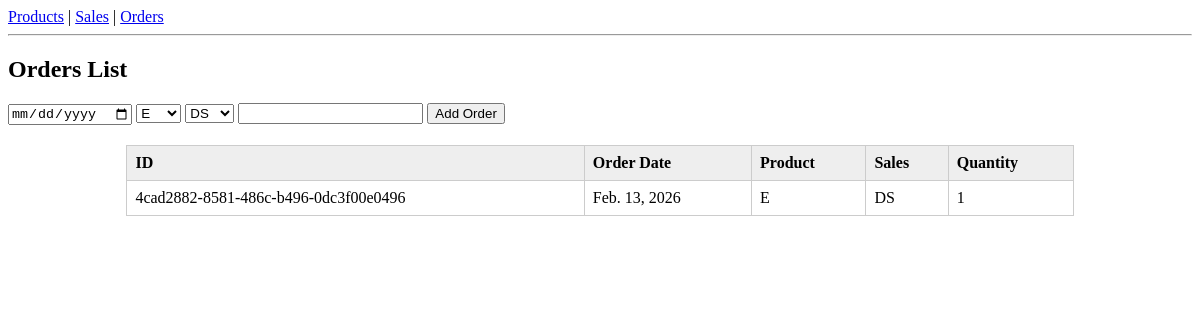
The app's page /order-page/, older data.
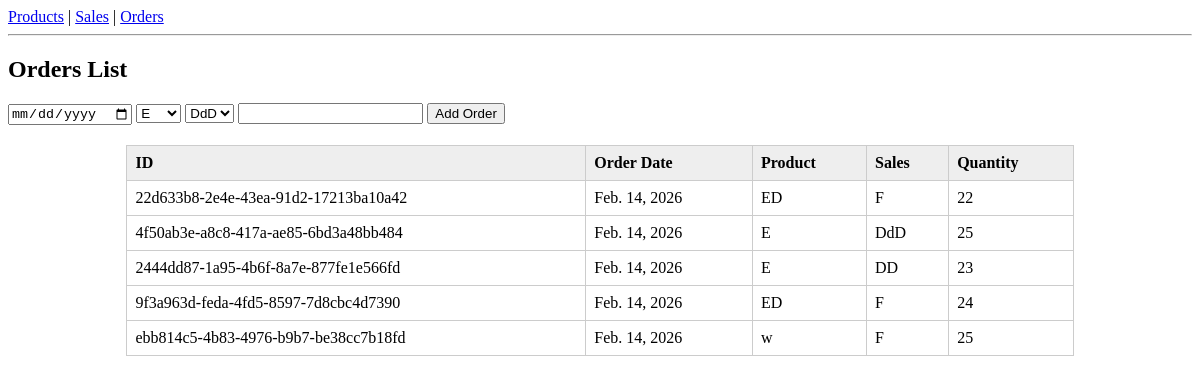
The same page, newer data.
### test1/models.py (models this page shows, shortened)
class Order(models.Model):
    id = models.UUIDField(primary_key=True, default=uuid.uuid4, editable=False, help_text='uuid')
    order_date = models.DateField()
    product = models.ForeignKey(
        Product, on_delete=models.PROTECT
    )
    sales = models.ForeignKey(
        Sales, on_delete=models.PROTECT
    )
    quantity = models.IntegerField()

class Product(models.Model):
    id = models.UUIDField(primary_key=True, default=uuid.uuid4, editable=False, help_text='uuid')
    name = models.CharField(max_length=100)
    price = models.DecimalField(max_digits=10, decimal_places=2)

class Sales(models.Model):
    id = models.UUIDField(primary_key=True, default=uuid.uuid4, editable=False, help_text='uuid')
    name = models.CharField(max_length=100)

### test1/views.py (the view)
# urls.py: path('order-page/',views.order_frontend ,name='orders-page'),
def order_frontend(request):
    orders = Order.objects.all()
    products = Product.objects.all()
    sales = Sales.objects.all()
    return render(request, "test1/orders.html",
                  {"orders": orders,
                   "products": products,
                   "sales": sales})

### test1/templates/test1/orders.html (shortened to what this page needs)
{% extends 'base.html' %}
{% block content %}
<h2>Orders List</h2>
<form id="orders-form">
    <input type="date" name="orders_date" required>
    <select name="product" id="product-select" required>
        {% for p in products %}
        <option value="{{ p.id }}">{{ p.name }}</option>
        {% endfor %}
    </select>
    <select name="sales" id="sales-select" required>
        {% for s in sales %}
        <option value="{{ s.id }}">{{ s.name }}</option>
        {% endfor %}
    </select>
    <input type="number" name="quantity" required>
    <button type="submit">Add Order</button>
</form>
<table id="orders-table">
    <thead>
        <tr>
            <th>ID</th>
            <th>Order Date</th>
            <th>Product</th>
            <th>Sales</th>
            <th>Quantity</th>
        </tr>
    </thead>
    <tbody>
        {% for o in orders %}
        <tr>
            <td>{{ o.id }}</td>
            <td>{{ o.order_date }}</td>
            <td>{{ o.product.name }}</td>
            <td>{{ o.sales.name }}</td>
            <td>{{ o.quantity }}</td>
        </tr>
        {% endfor %}
    </tbody>
</table>
{% endblock %}

### test1/templates/base.html (shortened to what this page needs)
<!DOCTYPE html>
<html lang="en">
<head>
</head>
<body>
<nav>
    <a href="{% url 'products-page' %}">Products</a> |
    <a href="{% url 'sales-page' %}">Sales</a> |
    <a href="{% url 'orders-page1' %}">Orders</a>
</nav>
<hr>
<div>
    {% block content %}
    {% endblock %}
</div>
</body>
</html>

### test1/templates/base.html (style rules this page uses)
table { border-collapse: collapse; width: 80%; margin: 20px auto; }
th, td { border: 1px solid #ccc; padding: 8px; text-align: left; }
th { background-color: #eee; }

Row changes from the older to the newer data that the page shows:
removed Order: id "4cad2882-8581-486c-b496-0dc3f00e0496", order_date "Feb. 13, 2026", product.name "E", sales.name "DS", quantity "1"
added Order: id "22d633b8-2e4e-43ea-91d2-17213ba10a42", order_date "Feb. 14, 2026", product.name "ED", sales.name "F", quantity "22"
added Order: id "4f50ab3e-a8c8-417a-ae85-6bd3a48bb484", order_date "Feb. 14, 2026", product.name "E", sales.name "DdD", quantity "25"
added Order: id "2444dd87-1a95-4b6f-8a7e-877fe1e566fd", order_date "Feb. 14, 2026", product.name "E", sales.name "DD", quantity "23"
added Order: id "9f3a963d-feda-4fd5-8597-7d8cbc4d7390", order_date "Feb. 14, 2026", product.name "ED", sales.name "F", quantity "24"
added Order: id "ebb814c5-4b83-4976-b9b7-be38cc7b18fd", order_date "Feb. 14, 2026", product.name "w", sales.name "F", quantity "25"
Text that changed along with them:
form field sales: "DS" → "DdD"
